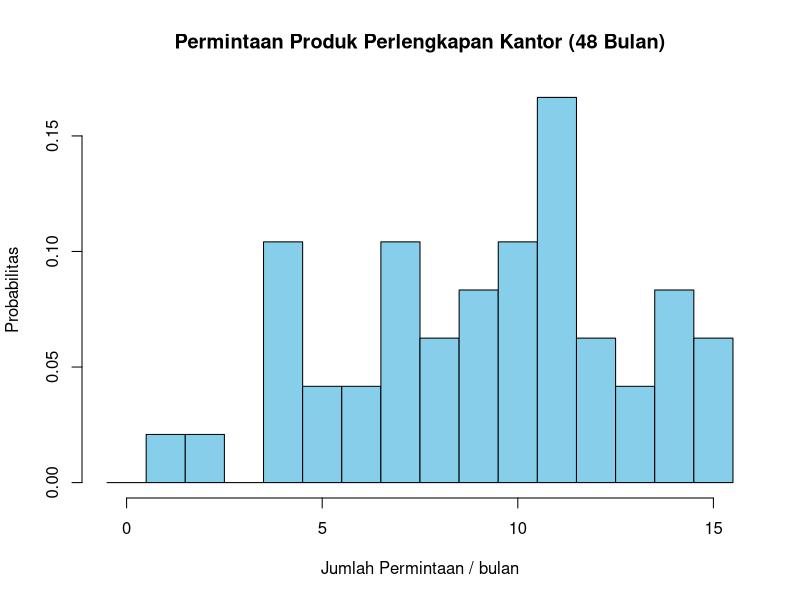

Generate this figure with R:
# Data transaksi selama 48 bulan (Tahun 2014-2017)
DataTransaksi <- c(7, 6, 5, 8, 8, 4, 4, 7, 15, 4, 11, 14,
                   1, 5, 7, 11, 11, 2, 4, 7, 12, 9, 14, 11,
                   7, 6, 9, 4, 9, 11, 10, 10, 11, 10, 12, 15,
                   11, 10, 14, 8, 15, 9, 11, 10, 14, 12, 13, 13)

# Rata-rata transaksi
RataRata <- mean(DataTransaksi)
RataRata

# Pembuatan histogram
hist(DataTransaksi,
     breaks = seq(-0.5, max(DataTransaksi) + 0.5, by = 1),
     freq = FALSE,
     col = "skyblue", 
     main = "Permintaan Produk Perlengkapan Kantor (48 Bulan)",
     xlab = "Jumlah Permintaan / bulan",
     ylab = "Probabilitas")

# Probabilitas permintaan produk lebih dari 10 unit
prob_KurangDari10 <- ppois(10, RataRata)
prob_KurangDari10

prob_LebihDari10 <- 1 - prob_KurangDari10
prob_LebihDari10